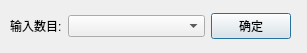
<?xml version="1.0" encoding="UTF-8"?>
<ui version="4.0">
 <class>HLogicProp</class>
 <widget class="QDialog" name="HLogicProp">
  <property name="geometry">
   <rect>
    <x>0</x>
    <y>0</y>
    <width>307</width>
    <height>53</height>
   </rect>
  </property>
  <property name="windowTitle">
   <string>Dialog</string>
  </property>
  <widget class="QWidget" name="layoutWidget">
   <property name="geometry">
    <rect>
     <x>10</x>
     <y>10</y>
     <width>281</width>
     <height>32</height>
    </rect>
   </property>
   <layout class="QHBoxLayout" name="horizontalLayout" stretch="1,4,1">
    <item>
     <widget class="QLabel" name="label">
      <property name="text">
       <string>输入数目:</string>
      </property>
     </widget>
    </item>
    <item>
     <widget class="QComboBox" name="comboBox"/>
    </item>
    <item>
     <widget class="QPushButton" name="pushButton">
      <property name="text">
       <string>确定</string>
      </property>
     </widget>
    </item>
   </layout>
  </widget>
 </widget>
 <resources/>
 <connections/>
</ui>
